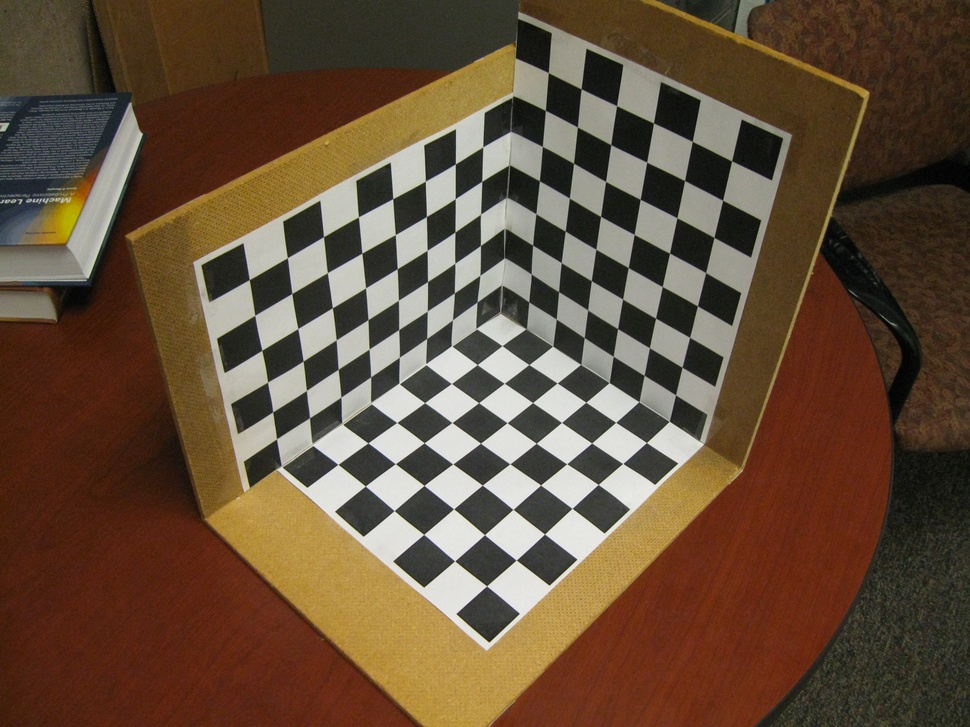
#> input picture opencv/left_calib.jpg, 970 x 727 px, shrunk from 1600 x 1200 before the run
$ python houghT.py
#> lines starting #> are read from the running program, lines starting #| are printed output that depends on the picture; after the words box and inside, x2 and y2 are one past the last pixel; in counts of white or black regions, pixels touching at a corner belong together
import cv2
import numpy as np

img = cv2.imread('left_calib.jpg')
#> img is the input picture: shape (727, 970, 3); mean B, G, R 58.3, 78.6, 100.1
gray = cv2.cvtColor(img,cv2.COLOR_BGR2GRAY)
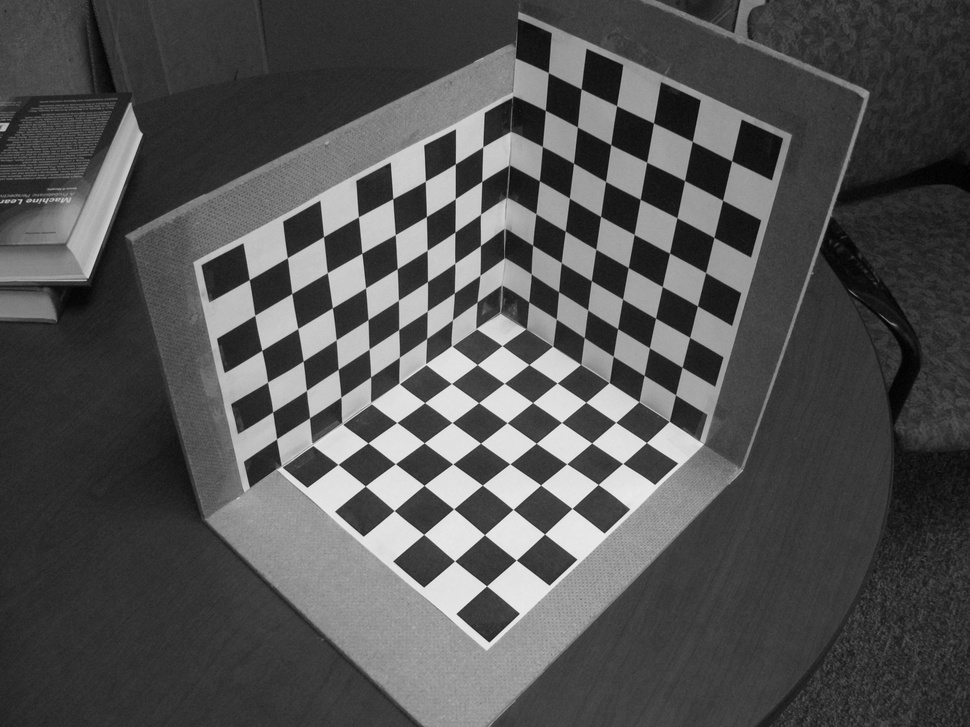
#> gray: shape (727, 970); min 0, max 244, mean 82.7
edges = cv2.Canny(gray,50,150,apertureSize = 3)
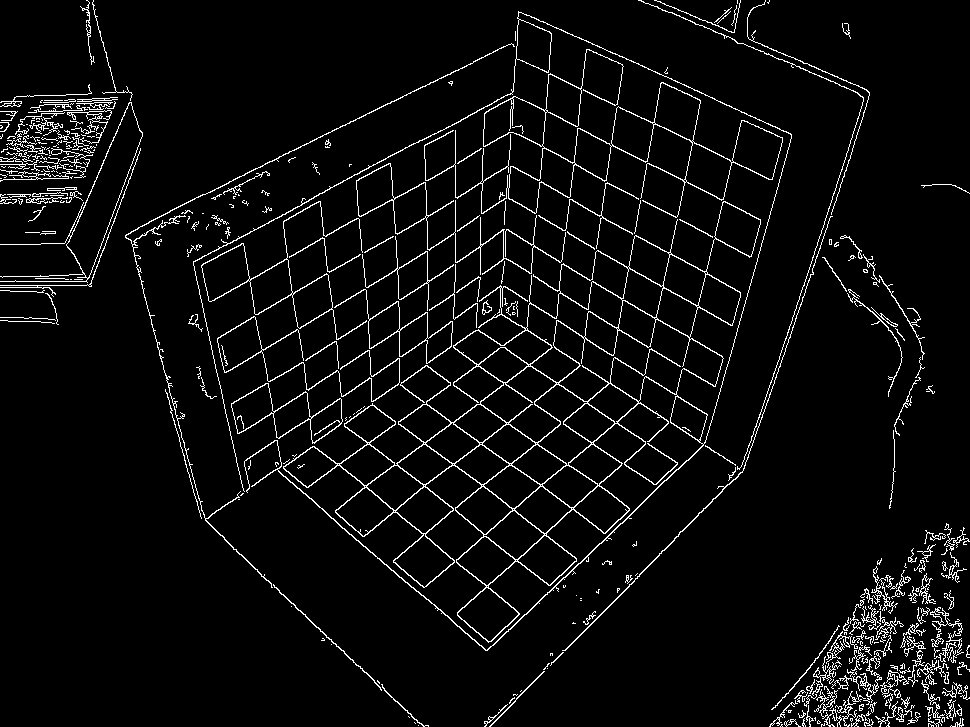
#> edges: shape (727, 970); 4.9% white in thin lines or dots

lines = cv2.HoughLines(edges,1,np.pi/180,200)
#> lines = 32 rows, first 8: [263, 1.12], [55, 2.18], [36, 2.16], [858, 0.785], [435, 1.03], [76, 2.2], [665, 0.175], [761, 0.838]
for rho,theta in lines[0]:
    a = np.cos(theta)
    b = np.sin(theta)
    x0 = a*rho
    y0 = b*rho
    x1 = int(x0 + 1000*(-b))
    y1 = int(y0 + 1000*(a))
    x2 = int(x0 - 1000*(-b))
    y2 = int(y0 - 1000*(a))

    cv2.line(img,(x1,y1),(x2,y2),(0,0,255),2)
#> this loop made 1 pass
#> (rho, theta, a, b, x0, y0, x1, y1) on pass 1: (263, 1.12, 0.438, 0.899, 115.3, 236.4, -783, 674)
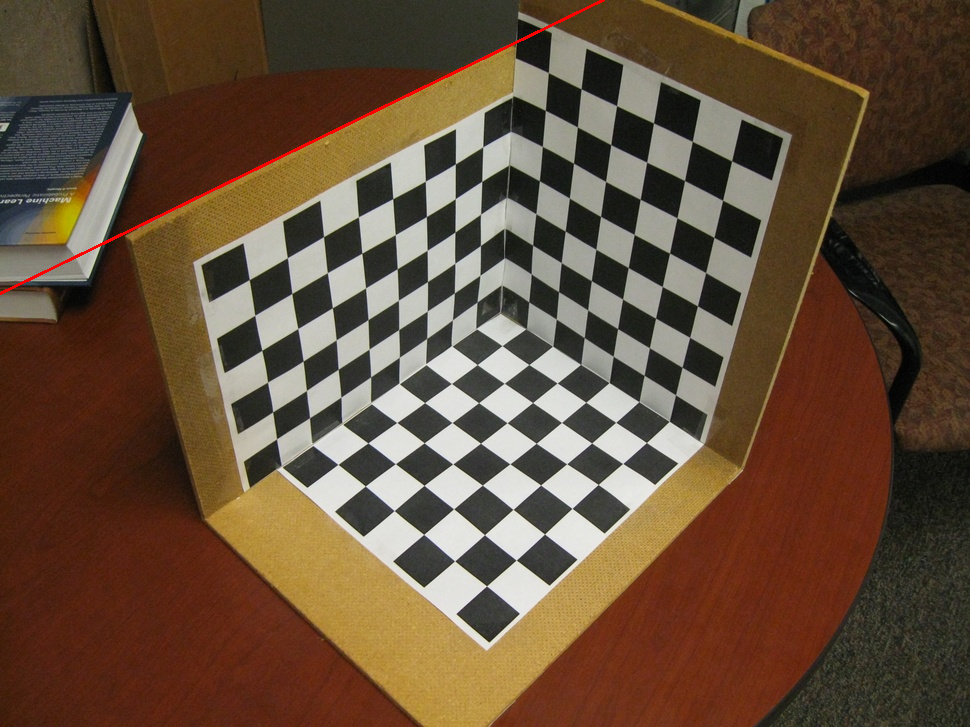
#> img: shape (727, 970, 3); 0.28% of pixels changed, all inside (x1, y1, x2, y2) = (0, 0, 605, 295)

cv2.imwrite('houghlines3.jpg',img)

$ run again, with opencv/left01.jpg copied over opencv/left_calib.jpg
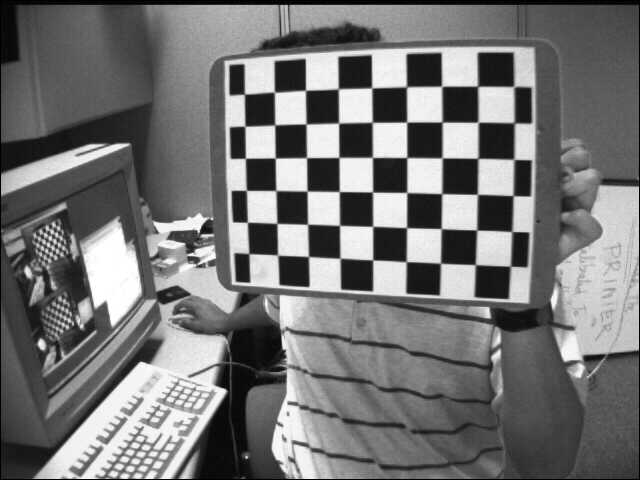
#> input picture opencv/left01.jpg, 640 x 480 px
#> img is the input picture: shape (480, 640, 3); min 0, max 255, mean 116.6
#> `edges = cv2.Canny(gray,50,150,apertureSize = 3)`:
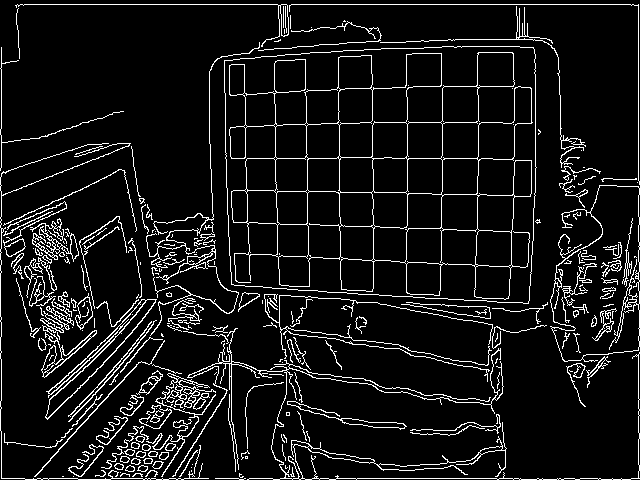
#> edges: shape (480, 640); 8.4% white in thin lines or dots
#> lines = [[4, 1.57], [478, 1.57], [638, 0], [1, 0], [240, 1.62], [158, 1.57], [213, 1.61], [186, 1.59]]
#> the loop `for rho,theta in lines[0]:` made 1 pass
#> (rho, theta, a, b, x0, y0, x1, y1) on pass 1: (4, 1.57, -4.37e-08, 1, -1.75e-07, 4, -1000, 3)
#> after the loop `for rho,theta in lines[0]:`:
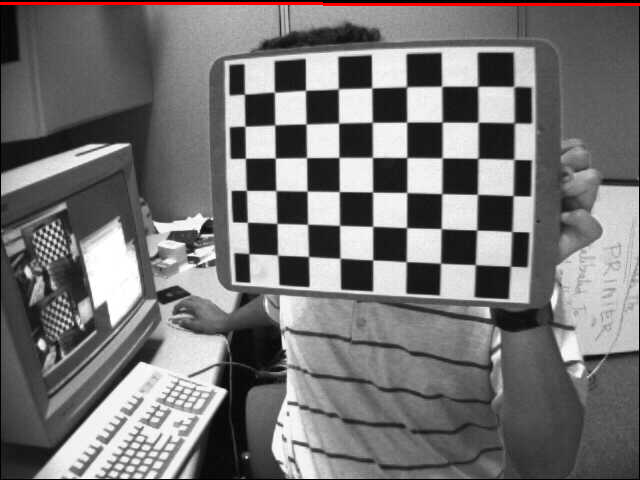
#> img: shape (480, 640, 3); 0.62% of pixels changed, all inside (x1, y1, x2, y2) = (0, 2, 640, 6)
